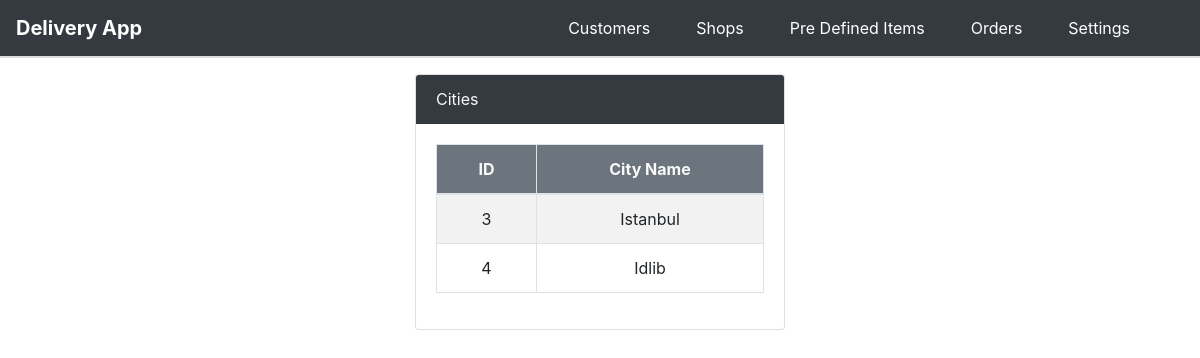
Page /listCities.php (signed in) on the committed database.
### tables this page shows
CREATE TABLE `cities` (
  `id` int(11) NOT NULL AUTO_INCREMENT,
  `city_name` varchar(255) DEFAULT NULL,
  PRIMARY KEY (`id`)
);

### listCities.php (the view, shortened to what this page needs)
<?php
include 'func.php';
$c = getDB();
$rs = qWMR("select * from cities", null, $c);
?>
<div class="row mt-3 justify-content-center">
    <div class="col-md-4 col-12">
        <div class="card">
            <div class="card-header bg-dark text-light">Cities</div>
            <div class="card-body">
                <table id="tbl" class="table table-bordered table-hover table-striped w-100">
                    <thead class="bg-secondary text-light">
                        <tr>
                            <th style="width:100px !important" class='text-center'>ID</th>
                            <th  class='text-center'>City Name </th>
                        </tr>
                    </thead>
                    <tbody>
                        <?php
                        foreach($rs as $r)
                        {
                            ?>
                        <tr>
                        <td class='id text-center' style="vertical-align: middle"><?=$r['id'];?></td>
                        <td  class='text-center' style="vertical-align: middle"><?=$r['city_name'];?></td>
                        </tr>
                            <?php
                        }
                        ?>
                    </tbody>
                </table>
            </div>
        </div>
    </div>
</div>

### listCities.php (style rules this page uses)
tr { cursor:pointer; }

### rows in the picture
cities: id "3", city_name "Istanbul"
cities: id "4", city_name "Idlib"
